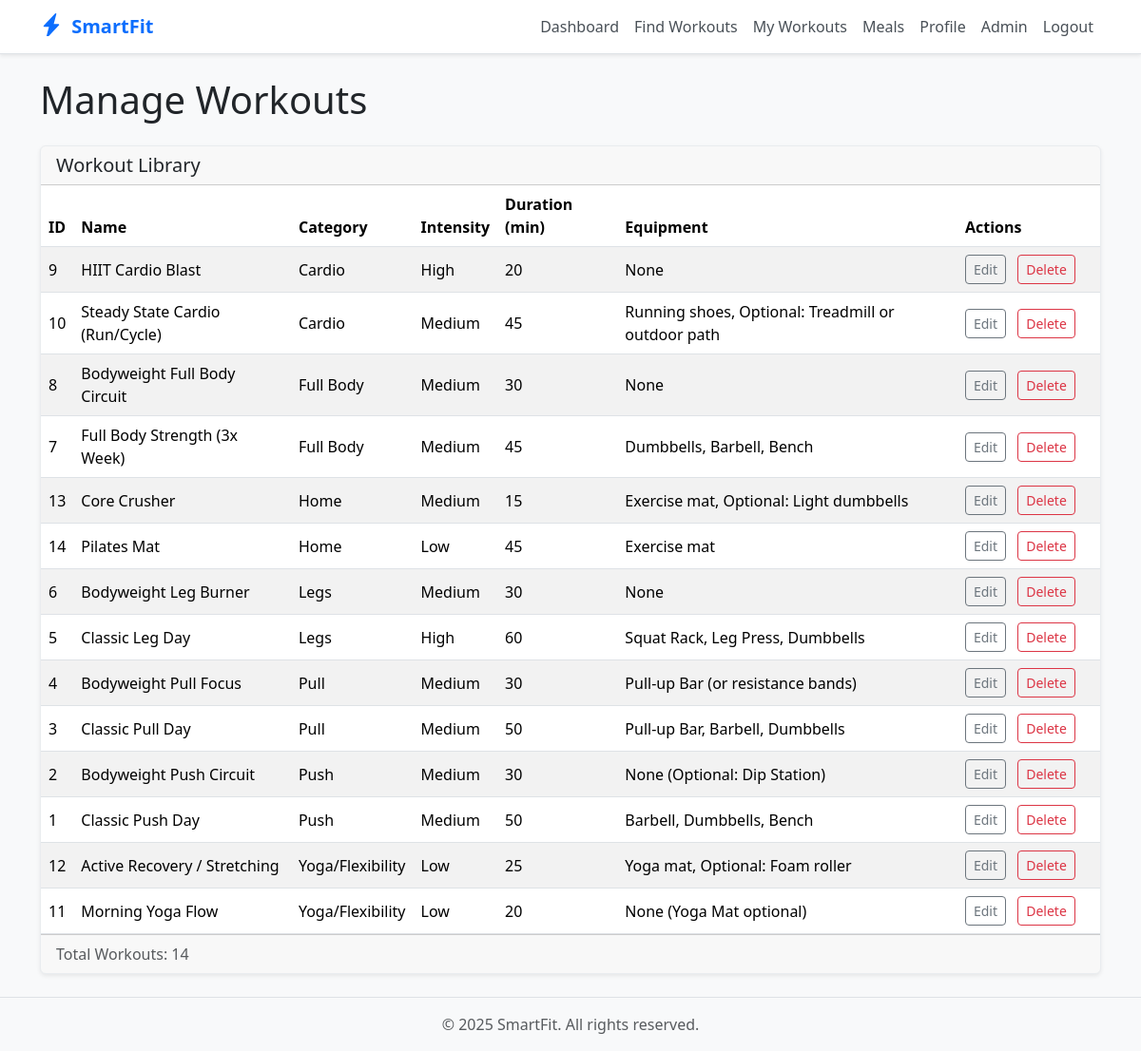
/admin/workouts (signed in), run on the app's committed database.
### app.py (models this page shows, shortened)
class Workout(db.Model):
    id = db.Column(db.Integer, primary_key=True)
    name = db.Column(db.String(100), nullable=False)
    description = db.Column(db.Text, nullable=True)
    category = db.Column(db.String(50), nullable=False, default='General') # New: Gym, Home, General
    intensity = db.Column(db.String(50), nullable=True) # Low, Medium, High
    duration_est = db.Column(db.Integer, nullable=True) # Estimated duration in minutes
    equipment = db.Column(db.String(200), nullable=True) # e.g., Dumbbells, None
    instructions = db.Column(db.Text, nullable=True) # New: Step-by-step instructions
    reps_sets = db.Column(db.String(100), nullable=True) # New: e.g., "3 sets of 10-12 reps"
    form_tips = db.Column(db.Text, nullable=True) # New: Tips for proper form
    video_url = db.Column(db.String(255), nullable=True) # New: URL for video tutorial

### app.py (the view)
@app.route('/admin/workouts')
@login_required
@admin_required
def admin_workouts():
    all_workouts = Workout.query.order_by(Workout.category, Workout.name).all()
    current_year = datetime.utcnow().year
    return render_template('admin_workouts.html', title='Manage Workouts', workouts=all_workouts, current_year=current_year)

### app.py (called while the page is built)
@login_manager.user_loader
def load_user(user_id):
    return db.session.get(User, int(user_id))

def admin_required(f):
    @wraps(f)
    def decorated_function(*args, **kwargs):
        if not current_user.is_authenticated or current_user.role != 'admin':
            flash('You do not have permission to access this page.', 'danger')
            return redirect(url_for('index'))
        return f(*args, **kwargs)
    return decorated_function

### templates/admin_workouts.html
{% extends "base.html" %}
{% block content %}
<div class="d-flex justify-content-between align-items-center mb-4">
    <h1 class="display-6 mb-0">Manage Workouts</h1>
</div>
<div class="card shadow-sm">
    <div class="card-header">
        <h2 class="h5 mb-0">Workout Library</h2>
    </div>
    <div class="card-body p-0">
        {% if workouts %}
        <div class="table-responsive">
            <table class="table table-striped table-hover mb-0 align-middle">
                <thead>
                    <tr>
                        <th scope="col">ID</th>
                        <th scope="col">Name</th>
                        <th scope="col">Category</th>
                        <th scope="col">Intensity</th>
                        <th scope="col">Duration (min)</th>
                        <th scope="col">Equipment</th>
                        <th scope="col" style="min-width: 150px;">Actions</th>
                    </tr>
                </thead>
                <tbody>
                    {% for workout in workouts %}
                    <tr>
                        <td>{{ workout.id }}</td>
                        <td>{{ workout.name }}</td>
                        <td>{{ workout.category }}</td>
                        <td>{{ workout.intensity or 'N/A' }}</td>
                        <td>{{ workout.duration_est or 'N/A' }}</td>
                        <td>{{ workout.equipment or 'None' }}</td>
                        <td>
                            <a href="{{ url_for('edit_workout', workout_id=workout.id) }}" class="btn btn-sm btn-outline-secondary me-2">Edit</a>
                            <form action="{{ url_for('delete_workout', workout_id=workout.id) }}" method="POST" class="d-inline" onsubmit="return confirm('Are you sure you want to delete workout \'{{ workout.name }}\'? Users who saved it might be affected.');">
                                <button type="submit" class="btn btn-sm btn-outline-danger">Delete</button>
                            </form>
                        </td>
                    </tr>
                    {% endfor %}
                </tbody>
            </table>
        </div>
        {% else %}
        <p class="text-muted p-3 mb-0">No workouts found in the library.</p>
        {% endif %}
    </div>
    <div class="card-footer text-muted">
        Total Workouts: {{ workouts|length }}
    </div>
</div>
{% endblock %}

### templates/base.html (style rules this page uses)
:root { --bs-primary: #0d6efd; --bs-primary-rgb: 13, 110, 253; --bs-secondary: #6c757d; --bs-secondary-rgb: 108, 117, 125; --bs-link-color: #0d6efd; --bs-link-hover-color: #0a58ca; }
body { display: flex; flex-direction: column; min-height: 100vh; background-color: #f8f9fa; }
.card { border: 1px solid #e9ecef; }

### data on the page
Workout: id "9", name "HIIT Cardio Blast", category "Cardio", intensity "High", duration_est "20", equipment "None"
Workout: id "10", name "Steady State Cardio (Run/Cycle)", category "Cardio", intensity "Medium", duration_est "45", equipment "Running shoes, Optional: Treadmill or outdoor path"
Workout: id "8", name "Bodyweight Full Body Circuit", category "Full Body", intensity "Medium", duration_est "30", equipment "None"
Workout: id "7", name "Full Body Strength (3x Week)", category "Full Body", intensity "Medium", duration_est "45", equipment "Dumbbells, Barbell, Bench"
Workout: id "13", name "Core Crusher", category "Home", intensity "Medium", duration_est "15", equipment "Exercise mat, Optional: Light dumbbells"
Workout: id "14", name "Pilates Mat", category "Home", intensity "Low", duration_est "45", equipment "Exercise mat"
Workout: id "6", name "Bodyweight Leg Burner", category "Legs", intensity "Medium", duration_est "30", equipment "None"
Workout: id "5", name "Classic Leg Day", category "Legs", intensity "High", duration_est "60", equipment "Squat Rack, Leg Press, Dumbbells"
Workout: id "4", name "Bodyweight Pull Focus", category "Pull", intensity "Medium", duration_est "30", equipment "Pull-up Bar (or resistance bands)"
Workout: id "3", name "Classic Pull Day", category "Pull", intensity "Medium", duration_est "50", equipment "Pull-up Bar, Barbell, Dumbbells"
Workout: id "2", name "Bodyweight Push Circuit", category "Push", intensity "Medium", duration_est "30", equipment "None (Optional: Dip Station)"
Workout: id "1", name "Classic Push Day", category "Push", intensity "Medium", duration_est "50", equipment "Barbell, Dumbbells, Bench"
Workout: id "12", name "Active Recovery / Stretching", category "Yoga/Flexibility", intensity "Low", duration_est "25", equipment "Yoga mat, Optional: Foam roller"
Workout: id "11", name "Morning Yoga Flow", category "Yoga/Flexibility", intensity "Low", duration_est "20", equipment "None (Yoga Mat optional)"

### other printed values
{{ workouts|length }} "14"
